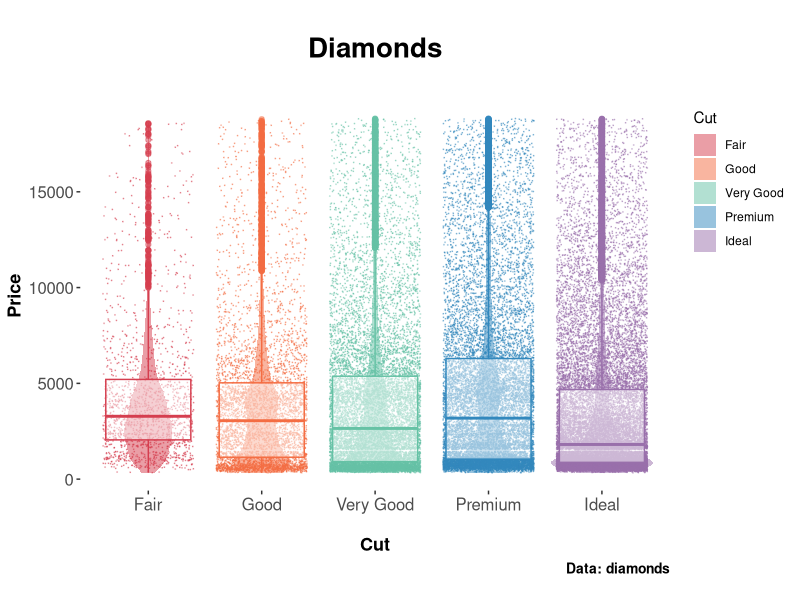

Generate this figure with R:
## ---- chunk 1
library("ggplot2")
data(diamonds)


  ggplot(data = diamonds, aes(x = cut, y = price)) +
    scale_fill_manual (values = c("#d53e4f",
                                "#f46d43", "#66c2a5", "#3288bd", "#9970ab")) +
    scale_color_manual(values = c("#d53e4f", "#f46d43",
                                "#66c2a5", "#3288bd",
                                "#9970ab")) +
    geom_jitter(aes(color = cut), size = .01, alpha = 0.4, show.legend = FALSE) +
    geom_violin(aes(fill = cut), alpha = 0.5, color = NA) + 
    geom_boxplot(aes(color = cut), alpha = 0.5, show.legend = FALSE) +
    xlab("\nCut") +
    ylab("Price") +
    labs(title="\nDiamonds", subtitle ="", caption = "Data: diamonds\n", fill= "Cut") +
    
    theme(
      axis.text.x = element_text(size = 12),
      axis.text.y = element_text (size = 12),
      axis.title.x = element_text (size = 13, face="bold"),
      axis.title.y = element_text(size = 13, face="bold"),
      panel.spacing = unit(0, "pt"),
      panel.border = element_blank(),
      panel.grid.major.x = element_blank(),
      strip.background = element_blank(),
      strip.text = element_text(colour = "black"),
      legend.justification = c("right", "top"),
      legend.box.just = "right",
      legend.margin = margin(6, 6, 6, 6),
      plot.title = element_text(size = 20, face = "bold", hjust = 0.5),
      plot.subtitle = element_text(size = 16, face = "bold", hjust = 0.5),
      plot.caption = element_text(size = 10, face = "bold", hjust = 1),
      panel.background = element_rect(fill="white", colour="white")
)
